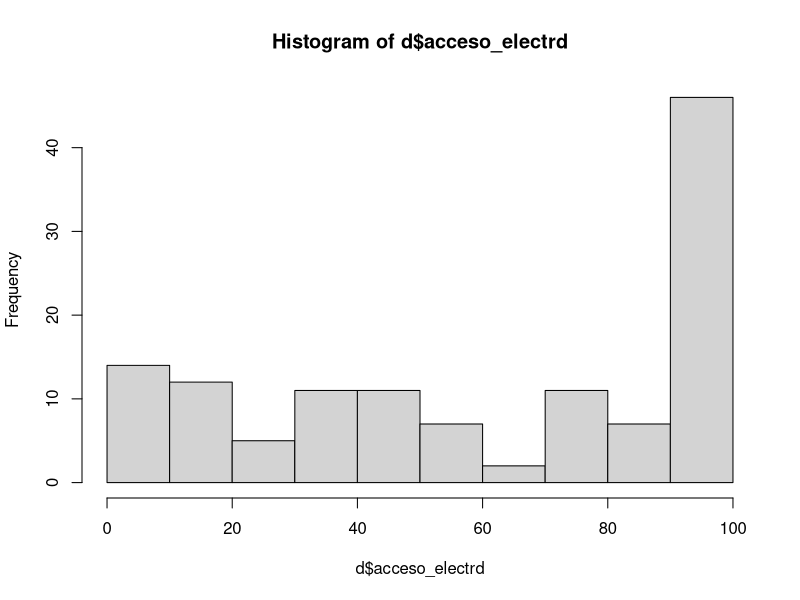
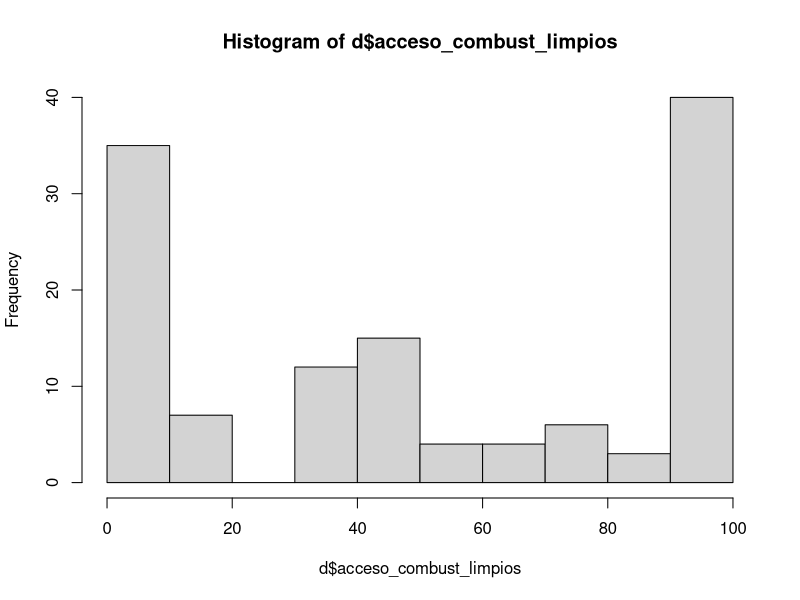
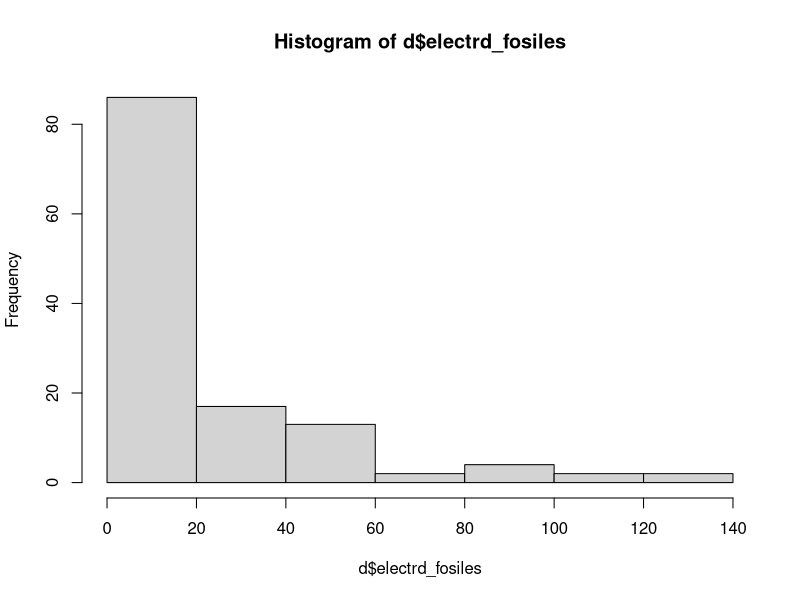
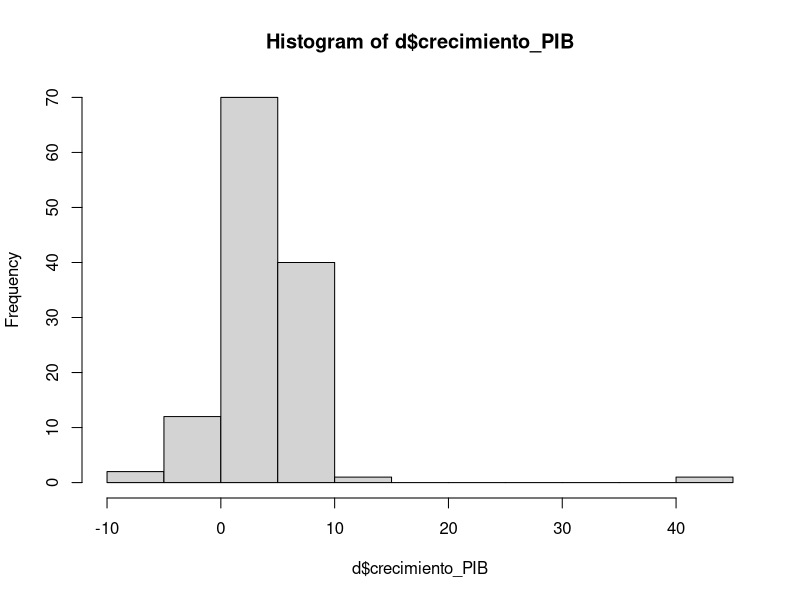
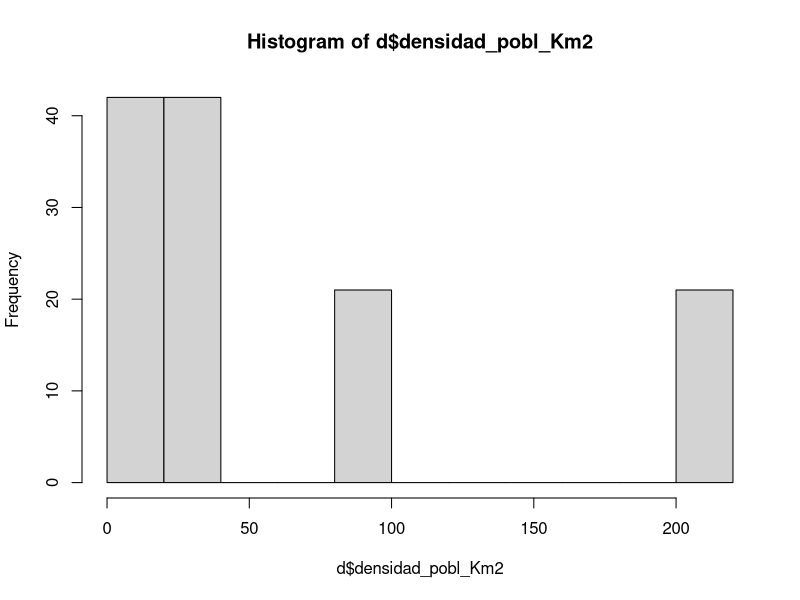

Reproduce these figures in R, in order. (Note: this script raises an error after producing the figures.)
## ---- chunk 1
knitr::opts_chunk$set(echo = TRUE)
## ---- chunk 2
d <- read.csv("datosEt1.csv")
## ---- chunk 3
summary(d)
## ---- chunk 4
hist(d$acceso_electrd)
hist(d$acceso_combust_limpios)
hist(d$electrd_fosiles)
hist(d$crecimiento_PIB)
hist(d$densidad_pobl_Km2)
## ---- chunk 5
boxplot(d)
## ---- chunk 6
x <- d$electrd_fosiles
y <- d$crecimiento_PIB
corr <- cor(x, y)
tend <- lm(x ~ y)

plot(x, y, main="Produción de electricidad basada en combustibles fosiles\n vs crecimiento del PIB", xlab="Prod. elect. comb. fos. (Tv)", ylab="Crecimiento del PIB (%)")
abline(tend, col = "red")
text(30, 20, labels= "Linea de Tendencia", col = "red")
text(100, 30, labels= paste("Corr =", round(corr, 2)))
